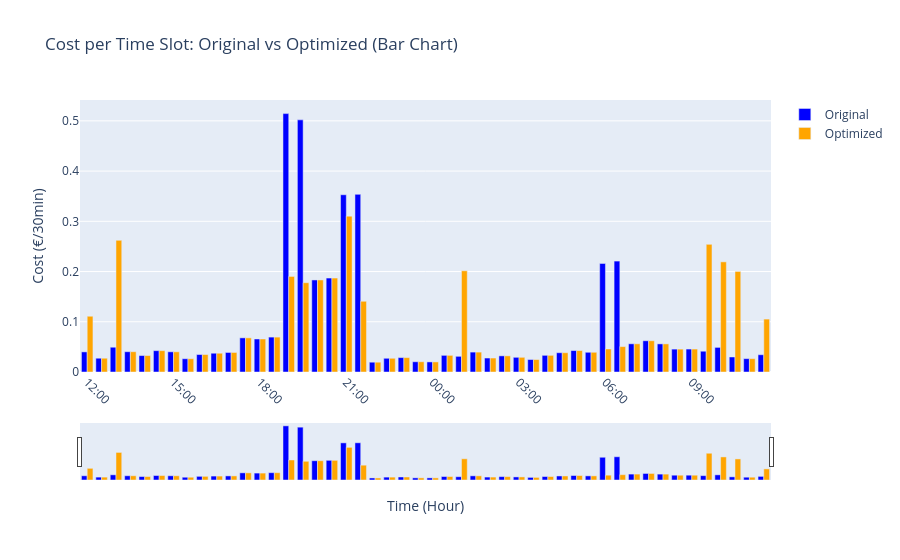

The notebook cell this image was saved under:
### Code cell
import plotly.graph_objs as go

# Prepare time axis (use combined_df['time'] if available, else create a range)
time_axis = pd.to_datetime(df['timestamp'])

fig = go.Figure()

# Bar for Naive (Original)
fig.add_trace(go.Bar(
    x=time_axis,
    y=original_cost_per_slot,
    name='Original',
    marker_color='blue',
    hovertemplate='Time: %{x|%Y-%m-%d %H:%M}<br>Cost: %{y:.4f} €'
))

# Bar for Optimized
if optimized_cost_per_slot is not None:
    fig.add_trace(go.Bar(
        x=time_axis,
        y=optimized_cost_per_slot,
        name='Optimized',
        marker_color='orange',
        hovertemplate='Time: %{x|%Y-%m-%d %H:%M}<br>Cost: %{y:.4f} €'
    ))

fig.update_layout(
    barmode='group',
    title='Cost per Time Slot: Original vs Optimized (Bar Chart)',
    xaxis_title='Time (Hour)',
    yaxis_title='Cost (€/30min)',
    xaxis=dict(
        tickformat='%H:%M',
        tickangle=45,
        rangeslider_visible=True
    ),
    hovermode='x unified'
)
